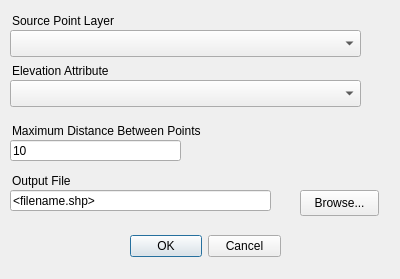
<?xml version="1.0" encoding="UTF-8"?>
<ui version="4.0">
 <class>tuflowqgis_line_from_point</class>
 <widget class="QDialog" name="tuflowqgis_line_from_point">
  <property name="geometry">
   <rect>
    <x>0</x>
    <y>0</y>
    <width>400</width>
    <height>279</height>
   </rect>
  </property>
  <property name="windowTitle">
   <string>Create Breakline from Points</string>
  </property>
  <widget class="QDialogButtonBox" name="buttonBox">
   <property name="geometry">
    <rect>
     <x>130</x>
     <y>230</y>
     <width>151</width>
     <height>32</height>
    </rect>
   </property>
   <property name="orientation">
    <enum>Qt::Horizontal</enum>
   </property>
   <property name="standardButtons">
    <set>QDialogButtonBox::Cancel|QDialogButtonBox::Ok</set>
   </property>
  </widget>
  <widget class="QLabel" name="label_1">
   <property name="geometry">
    <rect>
     <x>12</x>
     <y>10</y>
     <width>108</width>
     <height>22</height>
    </rect>
   </property>
   <property name="text">
    <string>Source Point Layer</string>
   </property>
  </widget>
  <widget class="QComboBox" name="sourcelayer">
   <property name="geometry">
    <rect>
     <x>10</x>
     <y>30</y>
     <width>351</width>
     <height>27</height>
    </rect>
   </property>
  </widget>
  <widget class="QLabel" name="label_4">
   <property name="geometry">
    <rect>
     <x>12</x>
     <y>170</y>
     <width>108</width>
     <height>22</height>
    </rect>
   </property>
   <property name="text">
    <string>Output File</string>
   </property>
  </widget>
  <widget class="QLineEdit" name="outfilename">
   <property name="geometry">
    <rect>
     <x>10</x>
     <y>190</y>
     <width>261</width>
     <height>21</height>
    </rect>
   </property>
   <property name="text">
    <string>&lt;filename.shp&gt;</string>
   </property>
   <property name="readOnly">
    <bool>false</bool>
   </property>
  </widget>
  <widget class="QPushButton" name="browseoutfile">
   <property name="geometry">
    <rect>
     <x>300</x>
     <y>190</y>
     <width>79</width>
     <height>26</height>
    </rect>
   </property>
   <property name="text">
    <string>Browse...</string>
   </property>
  </widget>
  <widget class="QLabel" name="label_2">
   <property name="geometry">
    <rect>
     <x>12</x>
     <y>120</y>
     <width>351</width>
     <height>22</height>
    </rect>
   </property>
   <property name="text">
    <string>Maximum Distance Between Points</string>
   </property>
  </widget>
  <widget class="QLineEdit" name="dmax">
   <property name="geometry">
    <rect>
     <x>10</x>
     <y>140</y>
     <width>171</width>
     <height>21</height>
    </rect>
   </property>
   <property name="text">
    <string>10</string>
   </property>
   <property name="readOnly">
    <bool>false</bool>
   </property>
  </widget>
  <widget class="QLabel" name="label_3">
   <property name="geometry">
    <rect>
     <x>12</x>
     <y>60</y>
     <width>108</width>
     <height>22</height>
    </rect>
   </property>
   <property name="text">
    <string>Elevation Attribute</string>
   </property>
  </widget>
  <widget class="QComboBox" name="elev_attr">
   <property name="geometry">
    <rect>
     <x>10</x>
     <y>80</y>
     <width>351</width>
     <height>27</height>
    </rect>
   </property>
  </widget>
 </widget>
 <resources/>
 <connections/>
</ui>
